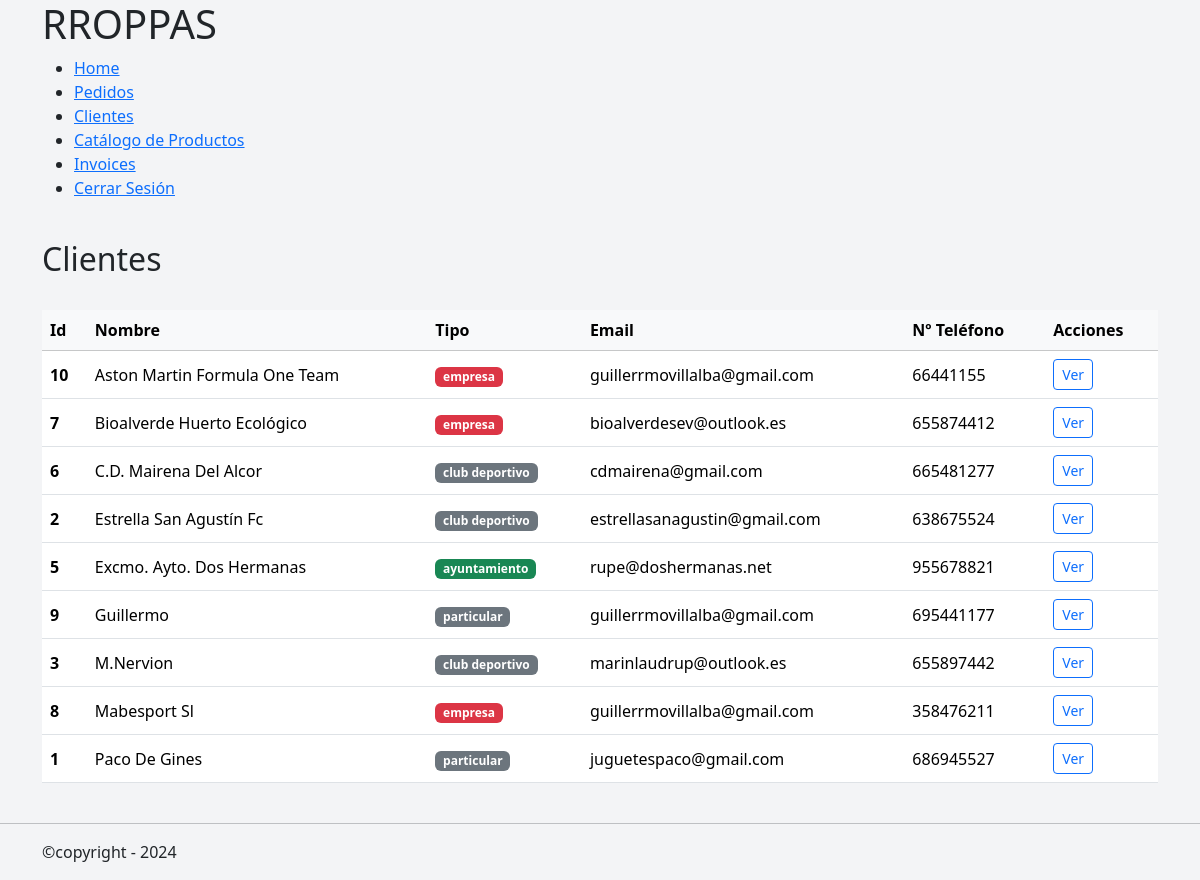
/clients/list/ (signed in), run on an earlier commit of the app's database.
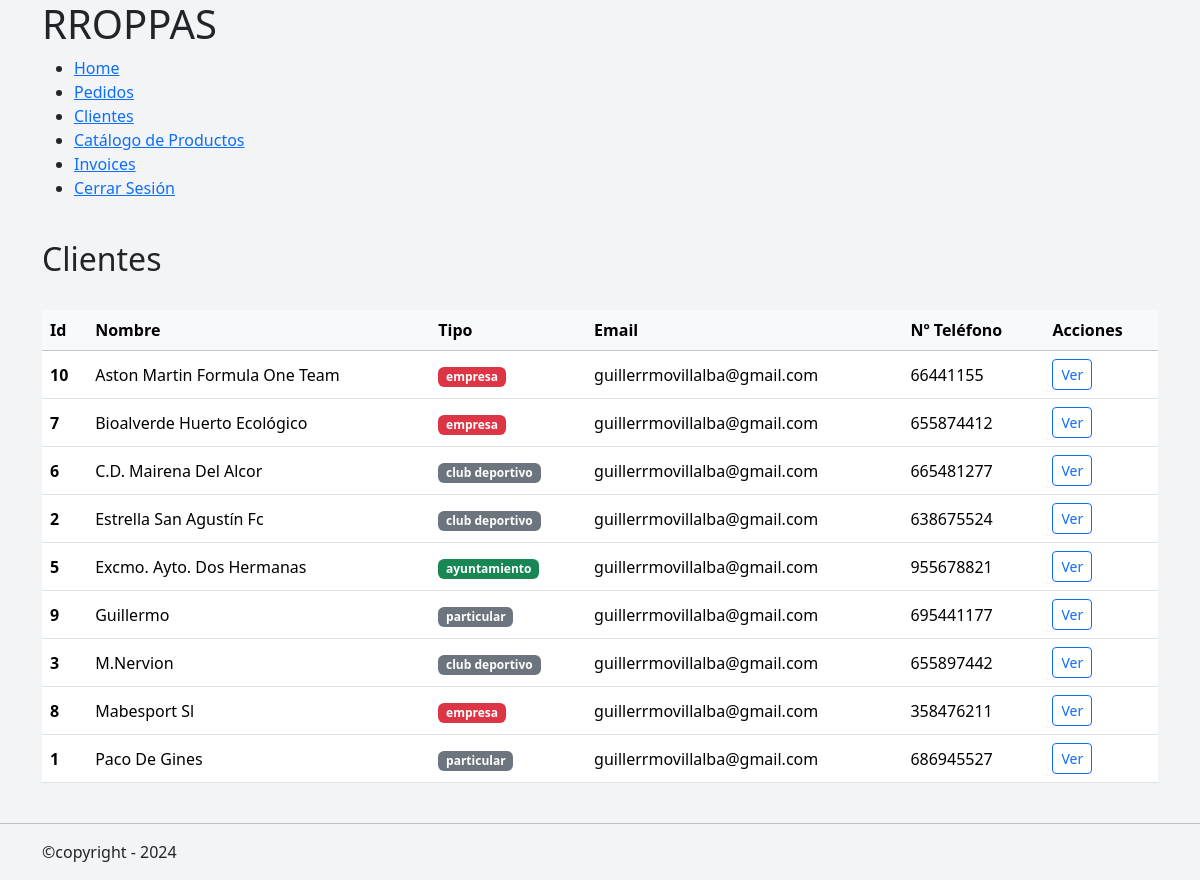
And on a later commit of the database.
### clients/models.py (models this page shows, shortened)
class Client(models.Model):
    TIPOS_CLIENTE = [
        ("club deportivo", "Club deportivo"),
        ("colegio", "Colegio"),
        ("ayuntamiento", "Ayuntamiento"),
        ("universidad", "Universidad"),
        ("empresa", "Empresa"),
        ("particular", "Particular"),
    ]
    name = models.CharField(
        verbose_name='Nombre',
        max_length=255,
    )
    tipo = models.CharField(
        verbose_name='Tipo de Cliente',
        choices=TIPOS_CLIENTE
    )
    cif_nif = models.CharField(
        verbose_name='CIF/NIF',
        max_length=20,
        blank=True,
        null=True,
    )
    t_number = models.CharField(
        verbose_name='Nº teléfono',
        max_length=30,
        null=True,
        blank=True
    )
    email= models.EmailField(
        blank=True,
    )
    direccion=models.TextField(
        verbose_name='Direccion',
        max_length=100,
        blank=True,
        null=True,
    )
    other=models.TextField(
        verbose_name='Otra información',
        blank=True,
        null=True,
    )
    created_at=models.DateTimeField(
        verbose_name='Fecha de Creación',
        default=timezone.now,
        )

### clients/views/clients_view.py (the view)
# urls.py: path('list/', ClientListView.as_view(), name='clients_list'),
@method_decorator(login_required, name='dispatch')
class ClientListView(ListView):
    model= Client
    context_object_name = 'clients'
    template_name = 'general/client_list.html'
    ordering = ["name"]

### mini_erp/templates/general/client_list.html (shortened to what this page needs)
{% extends "general/layout.html" %}
{% block contenido %}
    <div class="container my_4">
        <div class="d-flex justify-content-between align-items-center mb-4">
            <h2>Clientes</h2>
        </div
        <div class="card shadow-sm">
            <div class="card-body p-0">
                <table class="table table-hover mb-0 align-middle">
                    <thead class="table-light">
                        <tr>
                            <th>Id</th>
                            <th>Nombre</th>
                            <th>Tipo</th>
                            <th>Email</th>
                            <th>Nº Teléfono</th>
                            <th>Acciones</th>
                        </tr>
                    </thead>
                    <tbody>
                        {% for client in clients %}
                            <tr>
                                <td class="fw-bold">
                                    {{ client.id }}
                                </td>
                                <td>
                                    {{ client.name }}
                                </td>
                                <td>
                                    <span class="badge
                                        {% if client.tipo == 'club deportivo' %} bg-secondary
                                        {% elif client.tipo == 'colegio' %} bg-primary
                                        {% elif client.tipo == 'ayuntamiento' %} bg-success
                                        {% elif client.tipo == 'universidad' %} bg-danger
                                        {% elif client.tipo == 'empresa' %} bg-danger
                                        {% elif client.tipo == 'particular' %} bg-secondary
                                        {% endif %}
                                    ">
                                        {{ client.tipo }}
                                    </span>
                                </td>
                                <td>
                                    {{ client.email }}
                                </td>
                                <td>
                                    {{ client.t_number }}
                                </td>
                                <td>
                                    <a href="{% url 'clients:clients_detail' client.pk %}"
                                        class="btn btn-sm btn-outline-primary">
                                        Ver
                                    </a>
                                </td>
                            </tr>
                        {% empty %}
                            <tr>
                                <td colspan="7" class="text-center text-muted py-4">
                                    No hay clientes registrados
                                </td>
                            </tr>
                        {% endfor %}
                    </tbody>
                </table>
            </div>
        </div>
{% endblock %}

What changed in the data, as far as the page shows it:
changed Client "Bioalverde Huerto Ecológico": email "bioalverdesev@outlook.es" → "guillerrmovillalba@gmail.com"
changed Client "C.D. Mairena Del Alcor": email "cdmairena@gmail.com" → "guillerrmovillalba@gmail.com"
changed Client "Estrella San Agustín Fc": email "estrellasanagustin@gmail.com" → "guillerrmovillalba@gmail.com"
changed Client "Excmo. Ayto. Dos Hermanas": email "rupe@doshermanas.net" → "guillerrmovillalba@gmail.com"
changed Client "M.Nervion": email "marinlaudrup@outlook.es" → "guillerrmovillalba@gmail.com"
changed Client "Paco De Gines": email "juguetespaco@gmail.com" → "guillerrmovillalba@gmail.com"
